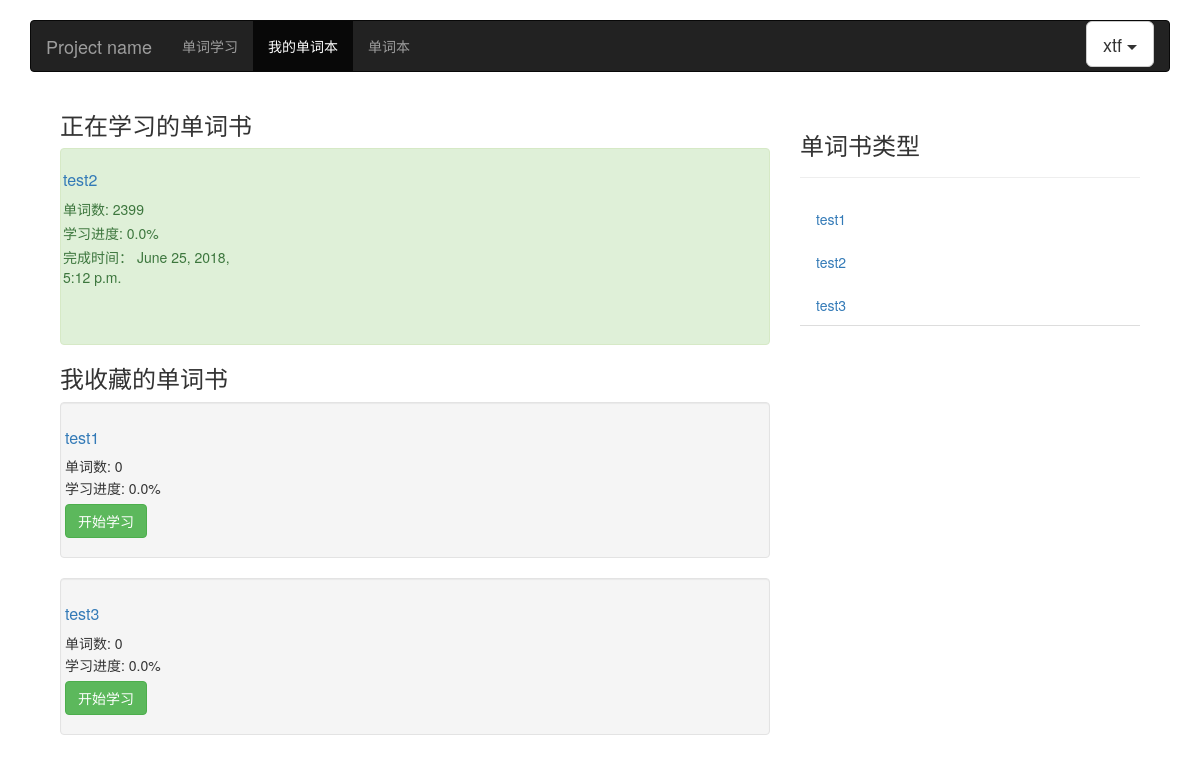
/learn/wordbook/mine, run on the app's committed database.
### learn/models.py (models this page shows, shortened)
class WordBook(models.Model):
    title = models.CharField(blank=True, max_length=50,
                                   verbose_name=u"书名")
    description = models.CharField(blank=True, max_length=200,
                                   verbose_name=u"描述")
    uploaded_user = models.ForeignKey(User, verbose_name=u"上传人", on_delete=models.CASCADE)
    word_num = models.IntegerField(default=1000, verbose_name=u"单词数")
    class Meta:
        verbose_name = u"单词本"
        verbose_name_plural = verbose_name

class LearningRecord(models.Model):
    user = models.ForeignKey(User, verbose_name=u"用户", on_delete=models.CASCADE)
    wordbook = models.ForeignKey(WordBook, verbose_name=u"单词本", on_delete=models.CASCADE)
    islearning = models.IntegerField(default=0, verbose_name=u"正在学习")
    learn_time = models.DateTimeField(default=datetime.now,
                                      verbose_name=u"学习时间")
    duration = models.IntegerField(default=0, verbose_name=u"学习时长")
    correct_rate = models.IntegerField(default=100, verbose_name=u"正确率")
    haslearned = models.IntegerField(default=0, verbose_name=u"已经学习")
    class Meta:
        verbose_name = u"学习记录"
        verbose_name_plural = verbose_name

### learn/views.py (the view, shortened to what this page needs)
# urls.py: path('wordbook/mine', views.mywordbook, name='mywordbook'),
def mywordbook(request):
    passed = {}
    user = User.objects.get(username=XTF)
    passed['username'] = user.username
    passed['wordbook_info'] = get_all_books()
    import pdb
    print(request.method)
    userplans = LearningPlan.objects.filter(user=user)
    plan_books = []
    for plan in userplans:
        record = LearningRecord.objects.get(user=user, wordbook=plan.wordbook)
        if record.islearning:
            passed['learningbook'] = plan.wordbook.title
            passed['learningbook_num'] = plan.wordbook.word_num
            passed['learningbook_rate'] = float(0)
            passed['learning_book_time'] = record.learn_time
            passed['learningbook_id'] = plan.wordbook.id
            continue
        info = {}
        info['title'] = plan.wordbook.title
        info['num'] = plan.wordbook.word_num
        info['rate'] = float(0)
        info['book_id'] = plan.wordbook.id
        plan_books.append(info)
    passed['plan_book'] = plan_books
    if request.method == "GET":
        return render(request, 'mywordbook.html', passed)
    else:
        return HttpResponse(json.dumps(passed, cls=DateEncoder), content_type='application/json')

### learn/views.py (called while the page is built)
def get_all_books():
    all_wordbooks = WordBook.objects.all()
    wordbook_info = []
    for wordbook in all_wordbooks:
        info = {}
        info['title'] = wordbook.title
        info['description'] = wordbook.description
        info['uploaded_user'] = wordbook.uploaded_user.username
        info['word_num'] = wordbook.word_num
        info['wordbook_id'] = wordbook.id
        wordbook_info.append(info)
    return wordbook_info

### learn/templates/mywordbook.html (shortened to what this page needs)
<!DOCTYPE html>
{% load static %}
<html lang="zh-CN">
  <head>
    <link href="https://cdn.bootcss.com/bootstrap/3.3.7/css/bootstrap.min.css" rel="stylesheet">
    <link href="{% static 'css/font-awesome.min.css' %}" rel="stylesheet">
    <link href="{% static 'css/ie10-viewport-bug-workaround.css'%}" rel="stylesheet">
    <link href="{% static 'css/navbar.css'%}" rel="stylesheet">
    <link rel="stylesheet" type="text/css" href="{% static 'css/wordbook.css'%}">
  </head>
  <body>
    <div class="container">
      <nav class="navbar navbar-inverse">
        <div class="container-fluid">
          <div class="navbar-header">
            <a class="navbar-brand" href="#">Project name</a>
          </div>
          <div id="navbar" class="navbar-collapse collapse">
            <ul class="nav navbar-nav">
              <li><a href="{% url 'learnindex' %}">单词学习</a></li>
              <li class="active"><a href="{% url 'mywordbook' %}">我的单词本</a></li>
              <li><a href="{% url 'wordbook' %}">单词本</a></li>
            </ul>
            <ul class="nav navbar-nav navbar-right">
              <div class="btn-group">
              <button type="button" class="btn btn-default btn-lg dropdown-toggle" data-toggle="dropdown" aria-haspopup="true" aria-expanded="false">
                {{username}} <span class="caret"></span>
              </button>
            </div>
            </ul>
          </div>
        </div>
      </nav>
      <div class="container-fluid">
        <div class="row-fluid">
          <div class="col-md-8">
                <div class="tabbable">
                        <div class="tab-content">
                            <div class="tab-pane active" id="wordbook-tab">
                                <h3>正在学习的单词书</h3>
                                <div class="alert alert-success" role="alert">
                                    <div class="row">
                                        <div class="col-md-3 wordbook-detail-container">
                                            <div class="row">
                                                <div class="wordbook-basic-info span">
                                                    <div title="{{ learningbook }}" class="wordbook-learning-title">
                                                        <a href="{% url 'wordbookunit' %}?id={{learningbook_id}}" id="learningbook">{{ learningbook }}</a>
                                                    </div>
                                                    <div class="wordbook-learning">
                                                        <span>单词数: </span> <span id="learningbook_num">{{ learningbook_num }}</span><br/>
                                                    </div>
                                                    <div class="wordbook-learning">
                                                        <span>学习进度: </span> <span id="learningbook_rate">{{ learningbook_rate }}&#37;</span>
                                                    </div>
                                                    <div class="wordbook-learning">
                                                        <span>完成时间： </span> <span id="learning_book_time">{{ learning_book_time }}</span>
                                                    </div>
                                                </div>
                                            </div>
                                        </div>
                                    </div>
                                </div>
                                <h3>我收藏的单词书</h3>
                                {% for book in plan_book %}
                                <div class="well">
                                    <div class="row">
                                        <div class="col-md-3 wordbook-detail-container">
                                            <div class="row">
                                                <div class="wordbook-basic-info span">
                                                    <div title="{{book.title}}" class="wordbook-title">
                                                        <a href="{% url 'wordbookunit' %}?id={{book.book_id}}">{{book.title}}</a>
                                                    </div>
                                                    <div class="wordbook-count">
                                                        <span>单词数: </span>{{book.num}}<br/>
                                                    </div>
                                                    <div id="wordbook-master-percent" class="wordbook-info">
                                                        <span>学习进度: </span> {{book.rate}}&#37;
                                                    </div>
                                                    <div class="activate">
                                                        <a class="btn btn-success btn-start-to-learn-wordbook"
                                                            data-toggle="modal" data-target="#myModal{{book.book_id}}" href="#">
                                                                            开始学习
                                                        </a>
                                                    </div>
                                                </div>
                                            </div>
                                        </div>
                                    </div>
                                </div>
                                {% endfor %}
                            </div>
                        </div>
                    </div>
          </div>
          <div class="col-md-4">
            <div class="page-header">
                    <h3>单词书类型</h3>
            </div>
            <ul class="nav nav-tabs nav-stacked">
                {% for book in wordbook_info %}
                    <li data="10"><a href="{% url 'wordbookunit' %}?id={{book.wordbook_id}}">{{book.title}}</a></li>
                {% endfor %}
            </ul>
          </div>
        </div>
      </div>
    </div>
  </body>
</html>

### static/css/navbar.css (style rules this page uses)
body { padding-top: 20px; padding-bottom: 20px; }
.navbar { margin-bottom: 20px; }

### static/css/wordbook.css (style rules this page uses)
html { overflow-y: scroll; }
.wordbook-detail-container .wordbook-title { font-size: 16px; padding: 5px 0; max-width: 150px; }
.wordbook-detail-container .wordbook-count { padding: 2px 0px; }
.wordbook-detail-container .row { position: relative; }
.wordbook-detail-container .wordbook-basic-info { margin-bottom: 40px; }
.wordbook-detail-container .btn-start-to-learn-wordbook { position: absolute; bottom: 0; }
.wordbook-detail-container .wordbook-learning { padding: 2px 2px; }
.wordbook-detail-container .wordbook-learning-title { font-size: 16px; padding: 5px 2px; max-width: 150px; }

### data on the page
WordBook: title "test2", title "test2"
LearningRecord: learn_time "June 25, 2018, 5:12 p.m."
WordBook: title "test1", title "test1"
WordBook: title "test3", title "test3"

### other printed values
{{ username }} "xtf"
{{ learningbook_num }} "2399"
{{ learningbook_rate }} "0.0"
{{ book.num }} "0" "0"
{{ book.rate }} "0.0" "0.0"
